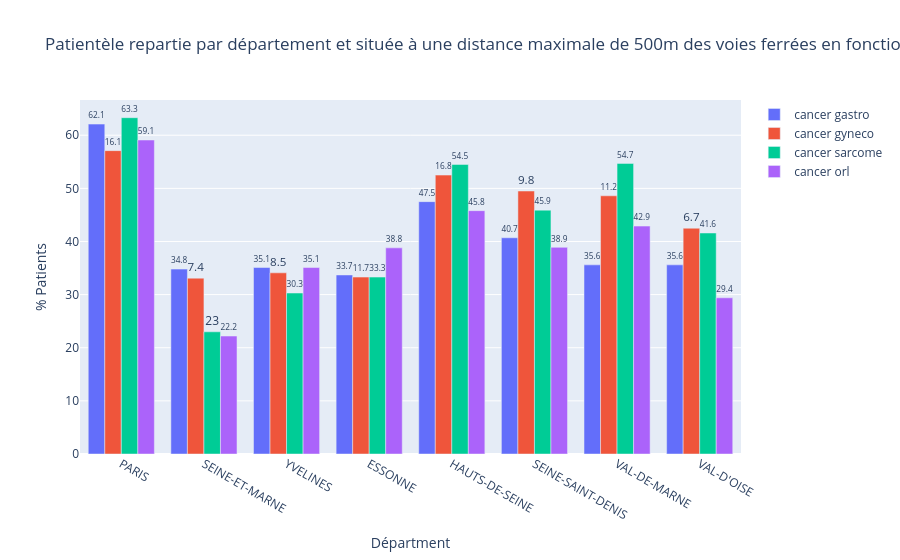

Notebook code cell kept with this figure:
### Code cell
# Création d'une figure avec des sous-trames
fig =  go.Figure()

# Ajout des bar plots pour chaque périmètre
fig.add_trace(go.Bar(x=gdf_idf_gastro_500m['NOM_DEPT'], y=gdf_idf_gastro_500m['pourcentage'], name='cancer gastro',
                     text=gdf_idf_gastro_500m['pourcentage'].round(1),
                     textposition='outside'))
fig.add_trace(go.Bar(x=gdf_idf_gyneco_500m['NOM_DEPT'], y=gdf_idf_gyneco_500m['pourcentage'], name='cancer gyneco',
                     text=gdf_idf_gyneco_150m['pourcentage'].round(1),
                     textposition='outside'))
fig.add_trace(go.Bar(x=gdf_idf_sarcome_500m['NOM_DEPT'], y=gdf_idf_sarcome_500m['pourcentage'], name='cancer sarcome',
                     text=gdf_idf_sarcome_500m['pourcentage'].round(1),
                     textposition='outside'))
fig.add_trace(go.Bar(x=gdf_idf_orl_500m['NOM_DEPT'], y=gdf_idf_orl_500m['pourcentage'], name='cancer orl',
                     text=gdf_idf_orl_500m['pourcentage'].round(1),
                     textposition='outside'))


fig.update_layout(barmode='group', 
                  xaxis=dict(title='Départment'),
                  yaxis=dict(title='% Patients'),
                  title='Patientèle repartie par département et située à une distance maximale de 500m des voies ferrées en fonction de leur groupe pathologique')

fig.show()

### Figure 1 — Plotly figure (JSON) as saved in the notebook; plotly's stock layout.template omitted (floating-point values rounded to 4 significant figures)
{"data": [{"name": "cancer gastro", "text": [62.1, 34.8, 35.1, 33.7, 47.5, 40.7, 35.6, 35.6], "textposition": "outside", "type": "bar", "x": ["PARIS", "SEINE-ET-MARNE", "YVELINES", "ESSONNE", "HAUTS-DE-SEINE", "SEINE-SAINT-DENIS", "VAL-DE-MARNE", "VAL-D'OISE"], "y": [62.1, 34.8, 35.1, 33.7, 47.5, 40.7, 35.6, 35.6]}, {"name": "cancer gyneco", "text": [16.1, 7.4, 8.5, 11.7, 16.8, 9.8, 11.2, 6.7], "textposition": "outside", "type": "bar", "x": ["PARIS", "SEINE-ET-MARNE", "YVELINES", "ESSONNE", "HAUTS-DE-SEINE", "SEINE-SAINT-DENIS", "VAL-DE-MARNE", "VAL-D'OISE"], "y": [57.1, 33.1, 34.1, 33.3, 52.5, 49.5, 48.6, 42.5]}, {"name": "cancer sarcome", "text": [63.3, 23, 30.3, 33.3, 54.5, 45.9, 54.7, 41.6], "textposition": "outside", "type": "bar", "x": ["PARIS", "SEINE-ET-MARNE", "YVELINES", "ESSONNE", "HAUTS-DE-SEINE", "SEINE-SAINT-DENIS", "VAL-DE-MARNE", "VAL-D'OISE"], "y": [63.3, 23, 30.3, 33.3, 54.5, 45.9, 54.7, 41.6]}, {"name": "cancer orl", "text": [59.1, 22.2, 35.1, 38.8, 45.8, 38.9, 42.9, 29.4], "textposition": "outside", "type": "bar", "x": ["PARIS", "SEINE-ET-MARNE", "YVELINES", "ESSONNE", "HAUTS-DE-SEINE", "SEINE-SAINT-DENIS", "VAL-DE-MARNE", "VAL-D'OISE"], "y": [59.1, 22.2, 35.1, 38.8, 45.8, 38.9, 42.9, 29.4]}], "layout": {"barmode": "group", "title": {"text": "Patientèle repartie par département et située à une distance maximale de 500m des voies ferrées en fonction de leur groupe pathologique"}, "xaxis": {"title": {"text": "Départment"}}, "yaxis": {"title": {"text": "% Patients"}}}}
